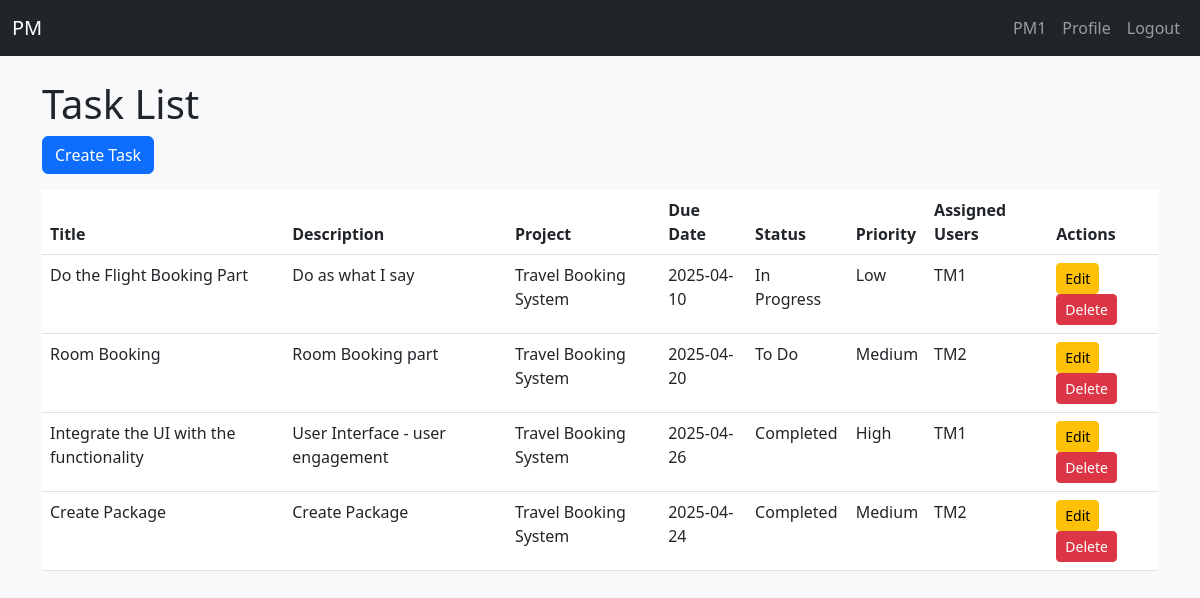
The page /tasks/project/1/tasks (signed in) on the database its author committed.
### app/models.py (models this page shows, shortened)
class User(UserMixin, db.Model):
    __tablename__ = 'users'
    id = db.Column(db.Integer, primary_key=True)
    name = db.Column(db.String(150), nullable=False)
    phone = db.Column(db.String(20))
    email = db.Column(db.String(120), unique=True, nullable=False)
    password_hash = db.Column(db.String(256), nullable=False)
    role = db.Column(db.String(20), default='team_member')  # 'admin', 'project_manager', 'team_member'

class Task(db.Model):
    __tablename__ = 'tasks'
    id = db.Column(db.Integer, primary_key=True)
    title = db.Column(db.String(120), nullable=False)
    description = db.Column(db.Text)
    due_date = db.Column(db.Date)
    priority = db.Column(db.String(20))  # e.g., Low, Medium, High
    status = db.Column(db.String(20), default='To Do')  # To Do, In Progress, Completed
    project_id = db.Column(db.Integer, db.ForeignKey('projects.id'), nullable=False)
    project = db.relationship('Project', backref=db.backref('tasks', lazy=True))
    assigned_users = db.relationship('User', secondary='task_user', backref='tasks')

class Project(db.Model):
    __tablename__ = 'projects'
    id = db.Column(db.Integer, primary_key=True)
    name = db.Column(db.String(150), nullable=False)
    description = db.Column(db.Text)
    deadline = db.Column(db.Date)
    status = db.Column(db.String(50), default='Not Started')  # Not Started, In Progress, Completed
    manager_id = db.Column(db.Integer, db.ForeignKey('users.id'))
    manager = db.relationship('User', backref='managed_projects')
    members = db.relationship('User', secondary='project_members', backref='projects')

### app/task/routes.py (the view)
@task_bp.route('/project/<int:project_id>/tasks')
@login_required
def tasks_by_project(project_id):
    project = Project.query.get_or_404(project_id)
    if current_user.role == 'admin' or (current_user.role == 'project_manager' and project.manager_id == current_user.id):
        tasks = project.tasks
        return render_template('tasks/task_list.html', tasks=tasks, project=project)
    else:
        flash("You don't have permission to view these tasks.", 'danger')
        return redirect(url_for('main.project_manager_dashboard'))

### app/templates/tasks/task_list.html (shortened to what this page needs)
{% extends 'layout.html' %}
{% block content %}
    <h1>Task List</h1>
    {% if project %}
    <a href="{{ url_for('task.create_task', project_id=project.id) }}" class="btn btn-primary mb-3">Create Task</a>
    {% endif %}
    <table class="table">
        <thead>
            <tr>
                <th>Title</th>
                <th>Description</th>
                <th>Project</th>
                <th>Due Date</th>
                <th>Status</th>
                <th>Priority</th>
                <th>Assigned Users</th>
                <th>Actions</th>
            </tr>
        </thead>
        <tbody>
            {% for task in tasks %}
            <tr>
                <td>{{ task.title }}</td>
                <td>{{ task.description }}</td>
                <td>
                    {{ task.project.name if task.project else 'N/A' }}
                </td>
                <td>{{ task.due_date }}</td>
                <td>{{ task.status }}</td>
                <td>{{ task.priority }}</td>
                <td>
                    {% if task.assigned_users %}
                            {% for user in task.assigned_users %}
                                {{ user.name }}
                            {% endfor %}
                    {% else %}
                        <p>No users assigned</p>
                    {% endif %}
                </td>
                <td>
                    <a href="{{ url_for('task.edit_task', task_id=task.id) }}" class="btn btn-warning btn-sm">Edit</a>
                    <form action="{{ url_for('main.delete_task', project_id=project.id, task_id=task.id) }}" method="POST" style="display:inline;">
                        <button type="submit" class="btn btn-danger btn-sm" onclick="return confirm('Are you sure you want to delete this task?')">Delete</button>
                    </form>
                </td>
            </tr>
            {% endfor %}
        </tbody>
    </table>
{% endblock %}

### app/templates/layout.html (shortened to what this page needs)
{% set current_user = current_user %}
<!DOCTYPE html>
<html lang="en">
<head>
    <link href="https://cdn.jsdelivr.net/npm/bootstrap@5.3.0/dist/css/bootstrap.min.css" rel="stylesheet">
</head>
<body class="bg-light">
    <nav class="navbar navbar-expand-lg navbar-dark bg-dark">
        <div class="container-fluid">
            <a class="navbar-brand" href="{{ url_for('main.home')}}">PM</a>
            <div class="collapse navbar-collapse" id="navbarNav">
              <ul class="navbar-nav ms-auto">
                {% if current_user.is_authenticated %}
                  <li class="nav-item">
                    <a class="nav-link" href="{{ url_for('main.profile') }}">{{ current_user.name }}</a>
                  </li>
                  <li class="nav-item">
                    <a class="nav-link" href="{{ url_for('main.profile') }}">Profile</a>
                  </li>
                  <li class="nav-item">
                    <a class="nav-link" href="{{ url_for('auth.logout') }}">Logout</a>
                  </li>
                {% else %}
                  <li class="nav-item">
                    <a class="nav-link" href="{{ url_for('auth.login') }}">Login</a>
                  </li>
                {% endif %}
              </ul>
            </div>
          </div>
    </nav>
    <div class="container mt-4">
        {% block content %}{% endblock %}
    </div>
</body>
</html>

### rows shown on the page
User: name "PM1"
Task: title "Do the Flight Booking Part", description "Do as what I say", project "Travel Booking System", due_date "2025-04-10", status "In Progress", priority "Low"
User: name "TM1"
Task: title "Room Booking", description "Room Booking part", project "Travel Booking System", due_date "2025-04-20", status "To Do", priority "Medium"
User: name "TM2"
Task: title "Integrate the UI with the functionality", description "User Interface - user engagement", project "Travel Booking System", due_date "2025-04-26", status "Completed", priority "High"
Task: title "Create Package", description "Create Package", project "Travel Booking System", due_date "2025-04-24", status "Completed", priority "Medium"
